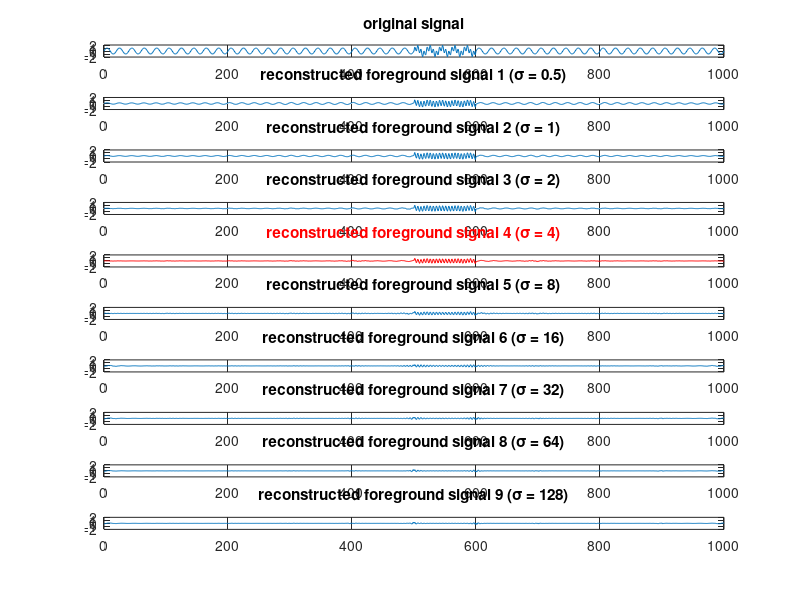

Recreate this plot in MATLAB.
% 此程序用于实验不同长度sin信号所对应最优的sigma的值，其中sigma取的是2^k（k=0,1,2,3,4,5,6,7,8,9），
% 这儿选用的信号是两种信号的叠加，即背景和前景，该实验能够通过计算变换重构后信号和重构前信号的方差，
% 寻找方差最小的值作为所对应的最优的sigma。

clc;clear;close all;

% t=[0:1:1000];
% yf=0.*(t<=460)+sin(2*pi*0.2*t).*(t>460&t<=560)-0.*(t>560);
% yf_phase=angle(fft(yf));
% yb=sin(2*pi*0.05*t);
% yb_phase=angle(fft(yb));
% y=yb+yf;
% myfft=fft(y);
% myamplitude=abs(myfft);
% myphase=angle(myfft);
% mylogamplitude=log(myamplitude);
% 
% sgm1=0.5;
% mylogampfilter1=imfilter(mylogamplitude, fspecial('gaussian',[1 500],sgm1));
% myampfilter1=exp(mylogampfilter1);
% y_f1=ifft(exp(mylogampfilter1+i*yf_phase));
% y_F1=real(y_f1);
% 
% y_b_logamplitude1=log(myamplitude-myampfilter1);
% y_b1=ifft(exp(y_b_logamplitude1+i*yb_phase));
% y_B1=real(y_b1);
% 
% yb_variance1=(yb-y_B1).^2;
% yf_variance1=(yf-y_F1).^2;
% [M N]=size(yb_variance1);
% yb_V1=0;
% yf_V1=0;
% for n=1:N
%     yb_V1=yb_V1+yb_variance1(1,n);
%     yf_V1=yf_V1+yf_variance1(1,n);
% end
% % subplot(331);
% % plot(t,y);
% % title('The original signal')
% subplot(10,2,1);
% plot(t,y_f1);
% title('The new foreground signal1')
% subplot(10,2,2);
% plot(t,y_b1);
% title('The new background signal1')
% 
% sgm2=1;
% mylogampfilter2=imfilter(mylogamplitude, fspecial('gaussian',[1 500],sgm2));
% myampfilter2=exp(mylogampfilter2);
% y_f2=ifft(exp(mylogampfilter2+i*yf_phase));
% y_F2=real(y_f2);
% 
% y_b_logamplitude2=log(myamplitude-myampfilter2);
% y_b2=ifft(exp(y_b_logamplitude2+i*yb_phase));
% y_B2=real(y_b2);
% 
% yb_variance2=(yb-y_B2).^2;
% yf_variance2=(yf-y_F2).^2;
% [M N]=size(yb_variance2);
% yb_V2=0;
% yf_V2=0;
% for n=1:N
%     yb_V2=yb_V2+yb_variance2(1,n);
%     yf_V2=yf_V2+yf_variance2(1,n);
% end
% % subplot(331);
% % plot(t,y);
% % title('The original signal')
% subplot(10,2,3);
% plot(t,y_f2);
% title('The new foreground signal2')
% subplot(10,2,4);
% plot(t,y_b2);
% title('The new background signal2')
% 
% 
% sgm3=2;
% mylogampfilter3=imfilter(mylogamplitude, fspecial('gaussian',[1 500],sgm3));
% myampfilter3=exp(mylogampfilter3);
% y_f3=ifft(exp(mylogampfilter3+i*yf_phase));
% y_F3=real(y_f3);
% 
% y_b_logamplitude3=log(myamplitude-myampfilter3);
% y_b3=ifft(exp(y_b_logamplitude3+i*yb_phase));
% y_B3=real(y_b3);
% 
% yb_variance3=(yb-y_B3).^2;
% yf_variance3=(yf-y_F3).^2;
% yb_V3=0;
% yf_V3=0;
% for n=1:N
%     yb_V3=yb_V3+yb_variance3(1,n);
%     yf_V3=yf_V3+yf_variance3(1,n);
% end
% subplot(10,2,5);
% plot(t,y_f3);
% title('The new foreground signal3')
% subplot(10,2,6);
% plot(t,y_b3);
% title('The new background signal3')
% 
% sgm4=4;
% mylogampfilter4=imfilter(mylogamplitude, fspecial('gaussian',[1 500],sgm4));
% myampfilter4=exp(mylogampfilter4);
% y_f4=ifft(exp(mylogampfilter4+i*yf_phase));
% y_F4=real(y_f4);
% 
% y_b_logamplitude4=log(myamplitude-myampfilter4);
% y_b4=ifft(exp(y_b_logamplitude4+i*yb_phase));
% y_B4=real(y_b4);
% 
% yb_variance4=(yb-y_B4).^2;
% yf_variance4=(yf-y_F4).^2;
% yb_V4=0;
% yf_V4=0;
% for n=1:N
%     yb_V4=yb_V4+yb_variance4(1,n);
%     yf_V4=yf_V4+yf_variance4(1,n);
% end
% subplot(10,2,7);
% plot(t,y_f4);
% title('The new foreground signal4')
% subplot(10,2,8);
% plot(t,y_b4);
% title('The new background signal4')
% 
% 
% sgm5=8;
% mylogampfilter5=imfilter(mylogamplitude, fspecial('gaussian',[1 500],sgm5));
% myampfilter5=exp(mylogampfilter5);
% y_f5=ifft(exp(mylogampfilter5+i*yf_phase));
% y_F5=real(y_f5);
% 
% y_b_logamplitude5=log(myamplitude-myampfilter5);
% y_b5=ifft(exp(y_b_logamplitude5+i*yb_phase));
% y_B5=real(y_b5);
% 
% yb_variance5=(yb-y_B5).^2;
% yf_variance5=(yf-y_F5).^2;
% yb_V5=0;
% yf_V5=0;
% for n=1:N
%     yb_V5=yb_V4+yb_variance5(1,n);
%     yf_V5=yf_V5+yf_variance5(1,n);
% end
% subplot(10,2,9);
% plot(t,y_f5);
% title('The new foreground signal5')
% subplot(10,2,10);
% plot(t,y_b5);
% title('The new background signal5')
% 
% 
% sgm6=16;
% mylogampfilter6=imfilter(mylogamplitude, fspecial('gaussian',[1 500],sgm6));
% myampfilter6=exp(mylogampfilter6);
% y_f6=ifft(exp(mylogampfilter6+i*myphase));
% y_F6=real(y_f6);
% 
% y_b_logamplitude6=log(myamplitude-myampfilter6);
% y_b6=ifft(exp(y_b_logamplitude6+i*myphase));
% y_B6=real(y_b6);
% 
% yb_variance6=(yb-y_B6).^2;
% yf_variance6=(yf-y_F6).^2;
% yb_V6=0;
% yf_V6=0;
% for n=1:N
%     yb_V6=yb_V6+yb_variance6(1,n);
%     yf_V6=yf_V6+yf_variance6(1,n);
% end
% subplot(10,2,11);
% plot(t,y_f6);
% title('The new foreground signal6')
% subplot(10,2,12);
% plot(t,y_b6);
% title('The new background signal6')
% 
% 
% sgm7=32;
% mylogampfilter7=imfilter(mylogamplitude, fspecial('gaussian',[1 500],sgm7));
% myampfilter7=exp(mylogampfilter7);
% y_f7=ifft(exp(mylogampfilter7+i*myphase));
% y_F7=real(y_f7);
% 
% y_b_logamplitude7=log(myamplitude-myampfilter7);
% y_b7=ifft(exp(y_b_logamplitude7+i*myphase));
% y_B7=real(y_b7);
% 
% yb_variance7=(yb-y_B7).^2;
% yf_variance7=(yf-y_F7).^2;
% yb_V7=0;
% yf_V7=0;
% for n=1:N
%     yb_V7=yb_V7+yb_variance7(1,n);
%     yf_V7=yf_V7+yf_variance7(1,n);
% end
% subplot(10,2,13);
% plot(t,y_f7);
% title('The new foreground signal7')
% subplot(10,2,14);
% plot(t,y_b7);
% title('The new background signal7')
% 
% 
% sgm8=64;
% mylogampfilter8=imfilter(mylogamplitude, fspecial('gaussian',[1 500],sgm8));
% myampfilter8=exp(mylogampfilter8);
% y_f8=ifft(exp(mylogampfilter8+i*myphase));
% y_F8=real(y_f8);
% 
% y_b_logamplitude8=log(myamplitude-myampfilter8);
% y_b8=ifft(exp(y_b_logamplitude8+i*myphase));
% y_B8=real(y_b8);
% 
% yb_variance8=(yb-y_B8).^2;
% yf_variance8=(yf-y_F8).^2;
% yb_V8=0;
% yf_V8=0;
% for n=1:N
%     yb_V8=yb_V8+yb_variance8(1,n);
%     yf_V8=yf_V8+yf_variance8(1,n);
% end
% subplot(10,2,15);
% plot(t,y_f8);
% title('The new foreground signal8')
% subplot(10,2,16);
% plot(t,y_b8);
% title('The new background signal8')
% 
% 
% sgm9=128;
% mylogampfilter9=imfilter(mylogamplitude, fspecial('gaussian',[1 500],sgm9));
% myampfilter9=exp(mylogampfilter9);
% y_f9=ifft(exp(mylogampfilter9+i*myphase));
% y_F9=real(y_f9);
% 
% y_b_logamplitude9=log(myamplitude-myampfilter9);
% y_b9=ifft(exp(y_b_logamplitude9+i*myphase));
% y_B9=real(y_b9);
% 
% yb_variance9=(yb-y_B9).^2;
% yf_variance9=(yf-y_F9).^2;
% yb_V9=0;
% yf_V9=0;
% for n=1:N
%     yb_V9=yb_V9+yb_variance9(1,n);
%     yf_V9=yf_V9+yf_variance9(1,n);
% end
% subplot(10,2,17);
% plot(t,y_f9);
% title('The new foreground signal9')
% subplot(10,2,18);
% plot(t,y_b9);
% title('The new background signal9')
% 
% 
% sgm10=256;
% mylogampfilter10=imfilter(mylogamplitude, fspecial('gaussian',[1 500],sgm10));
% myampfilter10=exp(mylogampfilter10);
% y_f10=ifft(exp(mylogampfilter10+i*myphase));
% y_F10=real(y_f10);
% 
% y_b_logamplitude10=log(myamplitude-myampfilter10);
% y_b10=ifft(exp(y_b_logamplitude10+i*myphase));
% y_B10=real(y_b10);
% 
% yb_variance10=(yb-y_B10).^2;
% yf_variance10=(yf-y_F10).^2;
% yb_V10=0;
% yf_V10=0;
% for n=1:N
%     yb_V10=yb_V10+yb_variance10(1,n);
%     yf_V10=yf_V10+yf_variance10(1,n);
% end
% subplot(10,2,19);
% plot(t,y_f10);
% title('The new foreground signal10')
% subplot(10,2,20);
% plot(t,y_b10);
% title('The new background signal10')
t=[0:1:1000];
yf=0.*(t<=500)+sin(2*pi*0.2*t).*(t>500&t<=600)-0.*(t>600);
yf_phase=angle(fft(yf));
yb=sin(2*pi*0.05*t);
yb_phase=angle(fft(yb));
y=yb+yf;
subplot(10,1,1)
plot(t,y)
title('original signal')
myfft=fft(y);
myamplitude=abs(myfft);
myphase=angle(myfft);
mylogamplitude=log(myamplitude);

sgm1=0.5;
mylogampfilter1=imfilter(mylogamplitude, fspecial('gaussian',[1 500],sgm1));
myampfilter1=exp(mylogampfilter1);
y_f1=ifft(exp(mylogampfilter1+i*yf_phase));
y_F1=real(y_f1);

y_b_logamplitude1=log(myamplitude-myampfilter1);
y_b1=ifft(exp(y_b_logamplitude1+i*yb_phase));
y_B1=real(y_b1);

yb_variance1=(yb-y_B1).^2;
yf_variance1=(yf-y_F1).^2;
[M N]=size(yb_variance1);
yb_V1=0;
yf_V1=0;
for n=1:N
    yb_V1=yb_V1+yb_variance1(1,n);
    yf_V1=yf_V1+yf_variance1(1,n);
end
% subplot(331);
% plot(t,y);
% title('The original signal')
subplot(10,1,2);
plot(t,y_f1);
axis([0 1000 -2 2])
title('reconstructed foreground signal 1 (\sigma = 0.5)')
% subplot(10,2,2);
% plot(t,y_b1);
% title('The new background signal1')

sgm2=1;
mylogampfilter2=imfilter(mylogamplitude, fspecial('gaussian',[1 500],sgm2));
myampfilter2=exp(mylogampfilter2);
y_f2=ifft(exp(mylogampfilter2+i*yf_phase));
y_F2=real(y_f2);

y_b_logamplitude2=log(myamplitude-myampfilter2);
y_b2=ifft(exp(y_b_logamplitude2+i*yb_phase));
y_B2=real(y_b2);

yb_variance2=(yb-y_B2).^2;
yf_variance2=(yf-y_F2).^2;
[M N]=size(yb_variance2);
yb_V2=0;
yf_V2=0;
for n=1:N
    yb_V2=yb_V2+yb_variance2(1,n);
    yf_V2=yf_V2+yf_variance2(1,n);
end
% subplot(331);
% plot(t,y);
% title('The original signal')
subplot(10,1,3);
plot(t,y_f2);
axis([0 1000 -2 2])
title('reconstructed foreground signal 2 (\sigma = 1)')
% subplot(10,2,4);
% plot(t,y_b2);
% title('The new background signal2')


sgm3=2;
mylogampfilter3=imfilter(mylogamplitude, fspecial('gaussian',[1 500],sgm3));
myampfilter3=exp(mylogampfilter3);
y_f3=ifft(exp(mylogampfilter3+i*yf_phase));
y_F3=real(y_f3);

y_b_logamplitude3=log(myamplitude-myampfilter3);
y_b3=ifft(exp(y_b_logamplitude3+i*yb_phase));
y_B3=real(y_b3);

yb_variance3=(yb-y_B3).^2;
yf_variance3=(yf-y_F3).^2;
yb_V3=0;
yf_V3=0;
for n=1:N
    yb_V3=yb_V3+yb_variance3(1,n);
    yf_V3=yf_V3+yf_variance3(1,n);
end
subplot(10,1,4);
plot(t,y_f3);
axis([0 1000 -2 2])
title('reconstructed foreground signal 3 (\sigma = 2)')
% subplot(10,2,6);
% plot(t,y_b3);
% title('The new background signal3')

sgm4=4;
mylogampfilter4=imfilter(mylogamplitude, fspecial('gaussian',[1 500],sgm4));
myampfilter4=exp(mylogampfilter4);
y_f4=ifft(exp(mylogampfilter4+i*yf_phase));
y_F4=real(y_f4);

y_b_logamplitude4=log(myamplitude-myampfilter4);
y_b4=ifft(exp(y_b_logamplitude4+i*yb_phase));
y_B4=real(y_b4);

yb_variance4=(yb-y_B4).^2;
yf_variance4=(yf-y_F4).^2;
yb_V4=0;
yf_V4=0;
for n=1:N
    yb_V4=yb_V4+yb_variance4(1,n);
    yf_V4=yf_V4+yf_variance4(1,n);
end
subplot(10,1,5);
plot(t,y_f4,'color','r');
axis([0 1000 -2 2])
title('reconstructed foreground signal 4 (\sigma = 4)','color','r')
% subplot(10,2,8);
% plot(t,y_b4);
% title('The new background signal4')


sgm5=8;
mylogampfilter5=imfilter(mylogamplitude, fspecial('gaussian',[1 500],sgm5));
myampfilter5=exp(mylogampfilter5);
y_f5=ifft(exp(mylogampfilter5+i*yf_phase));
y_F5=real(y_f5);

y_b_logamplitude5=log(myamplitude-myampfilter5);
y_b5=ifft(exp(y_b_logamplitude5+i*yb_phase));
y_B5=real(y_b5);

yb_variance5=(yb-y_B5).^2;
yf_variance5=(yf-y_F5).^2;
yb_V5=0;
yf_V5=0;
for n=1:N
    yb_V5=yb_V4+yb_variance5(1,n);
    yf_V5=yf_V5+yf_variance5(1,n);
end
subplot(10,1,6);
plot(t,y_f5);
axis([0 1000 -2 2])
title('reconstructed foreground signal 5 (\sigma = 8)')
% subplot(10,2,10);
% plot(t,y_b5);
% title('The new background signal5')


sgm6=16;
mylogampfilter6=imfilter(mylogamplitude, fspecial('gaussian',[1 500],sgm6));
myampfilter6=exp(mylogampfilter6);
y_f6=ifft(exp(mylogampfilter6+i*myphase));
y_F6=real(y_f6);

y_b_logamplitude6=log(myamplitude-myampfilter6);
y_b6=ifft(exp(y_b_logamplitude6+i*myphase));
y_B6=real(y_b6);

yb_variance6=(yb-y_B6).^2;
yf_variance6=(yf-y_F6).^2;
yb_V6=0;
yf_V6=0;
for n=1:N
    yb_V6=yb_V6+yb_variance6(1,n);
    yf_V6=yf_V6+yf_variance6(1,n);
end
subplot(10,1,7);
plot(t,y_f6);
axis([0 1000 -2 2])
title('reconstructed foreground signal 6 (\sigma = 16)')
% subplot(10,2,12);
% plot(t,y_b6);
% title('The new background signal6')


sgm7=32;
mylogampfilter7=imfilter(mylogamplitude, fspecial('gaussian',[1 500],sgm7));
myampfilter7=exp(mylogampfilter7);
y_f7=ifft(exp(mylogampfilter7+i*myphase));
y_F7=real(y_f7);

y_b_logamplitude7=log(myamplitude-myampfilter7);
y_b7=ifft(exp(y_b_logamplitude7+i*myphase));
y_B7=real(y_b7);

yb_variance7=(yb-y_B7).^2;
yf_variance7=(yf-y_F7).^2;
yb_V7=0;
yf_V7=0;
for n=1:N
    yb_V7=yb_V7+yb_variance7(1,n);
    yf_V7=yf_V7+yf_variance7(1,n);
end
subplot(10,1,8);
plot(t,y_f7);
axis([0 1000 -2 2])
title('reconstructed foreground signal 7 (\sigma = 32)')
% subplot(10,2,14);
% plot(t,y_b7);
% title('The new background signal7')


sgm8=64;
mylogampfilter8=imfilter(mylogamplitude, fspecial('gaussian',[1 500],sgm8));
myampfilter8=exp(mylogampfilter8);
y_f8=ifft(exp(mylogampfilter8+i*myphase));
y_F8=real(y_f8);

y_b_logamplitude8=log(myamplitude-myampfilter8);
y_b8=ifft(exp(y_b_logamplitude8+i*myphase));
y_B8=real(y_b8);

yb_variance8=(yb-y_B8).^2;
yf_variance8=(yf-y_F8).^2;
yb_V8=0;
yf_V8=0;
for n=1:N
    yb_V8=yb_V8+yb_variance8(1,n);
    yf_V8=yf_V8+yf_variance8(1,n);
end
subplot(10,1,9);
plot(t,y_f8);
axis([0 1000 -2 2])
title('reconstructed foreground signal 8 (\sigma = 64)')
% subplot(10,2,16);
% plot(t,y_b8);
% title('The new background signal8')


sgm9=128;
mylogampfilter9=imfilter(mylogamplitude, fspecial('gaussian',[1 500],sgm9));
myampfilter9=exp(mylogampfilter9);
y_f9=ifft(exp(mylogampfilter9+i*myphase));
y_F9=real(y_f9);

y_b_logamplitude9=log(myamplitude-myampfilter9);
y_b9=ifft(exp(y_b_logamplitude9+i*myphase));
y_B9=real(y_b9);

yb_variance9=(yb-y_B9).^2;
yf_variance9=(yf-y_F9).^2;
yb_V9=0;
yf_V9=0;
for n=1:N
    yb_V9=yb_V9+yb_variance9(1,n);
    yf_V9=yf_V9+yf_variance9(1,n);
end
subplot(10,1,10);
plot(t,y_f9);
axis([0 1000 -2 2])
title('reconstructed foreground signal 9 (\sigma = 128)')

print('-dpdf','-r1000','optimalScale');% subplot(10,2,18);
% plot(t,y_b9);
% title('The new background signal9')


% sgm10=256;
% mylogampfilter10=imfilter(mylogamplitude, fspecial('gaussian',[1 500],sgm10));
% myampfilter10=exp(mylogampfilter10);
% y_f10=ifft(exp(mylogampfilter10+i*myphase));
% y_F10=real(y_f10);
% 
% y_b_logamplitude10=log(myamplitude-myampfilter10);
% y_b10=ifft(exp(y_b_logamplitude10+i*myphase));
% y_B10=real(y_b10);
% 
% yb_variance10=(yb-y_B10).^2;
% yf_variance10=(yf-y_F10).^2;
% yb_V10=0;
% yf_V10=0;
% for n=1:N
%     yb_V10=yb_V10+yb_variance10(1,n);
%     yf_V10=yf_V10+yf_variance10(1,n);
% end
% subplot(10,1,10);
% plot(t,y_f10);
% axis([0 1000 -2 2])
% title('The new foreground signal10')
% % subplot(10,2,20);
% % plot(t,y_b10);
% % title('The new background signal10')